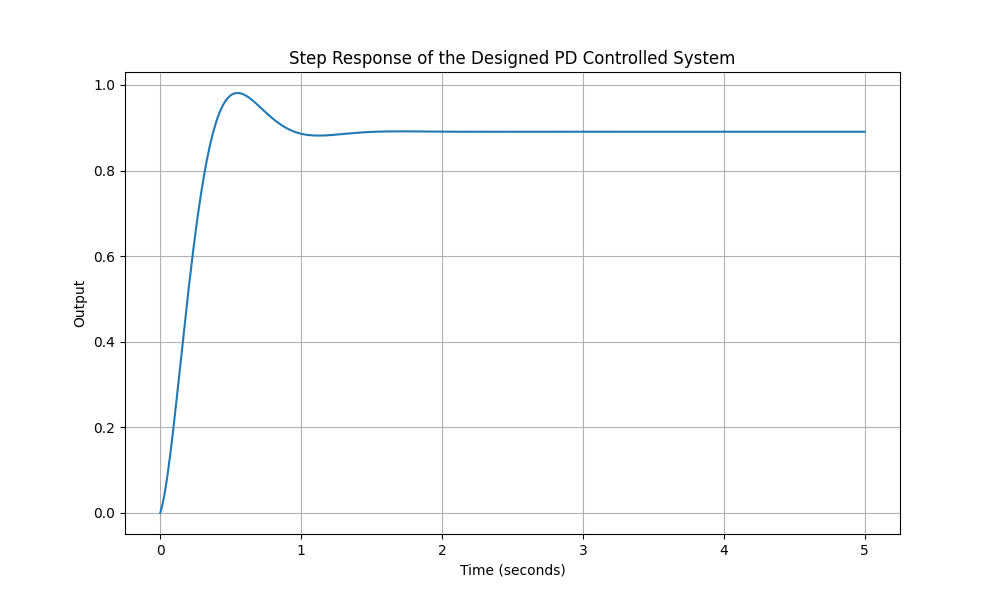

Write Python code to recreate this figure.
from scipy.signal import TransferFunction, step
from scipy.optimize import fsolve
import numpy as np
import matplotlib.pyplot as plt

OS, Ts = 0.10, 1.0
zeta = fsolve(lambda z: np.exp(-z*np.pi/np.sqrt(1-z**2)) - OS, 0.5)[0]
wn = 4 / (zeta * Ts)

# Coefficients from the standard second-order system
a1 = 2 * zeta * wn  # coefficient of s
a0 = wn**2          # constant coefficient

# Equating the coefficients to solve for Kp and Kd
# 7 + Kd = a1 and 5 + Kp = a0
Kp = a0 - 5
Kd = (a1 - 7) / Kp

# Confirm the design by plotting the step response
# First, define the transfer function of the closed-loop system with the calculated Kp and Kd
G = TransferFunction([Kd, Kp], [1, 7+Kd*Kp, 5+Kp])

# Now, generate the step response of the system
time = np.linspace(0, 5, 500)
time, response = step(G, T=time)

print(Kp, Kd, zeta, wn)
# Plot the step response
plt.figure(figsize=(10, 6))
plt.plot(time, response)
plt.title('Step Response of the Designed PD Controlled System')
plt.xlabel('Time (seconds)')
plt.ylabel('Output')
plt.grid(True)
plt.show()
